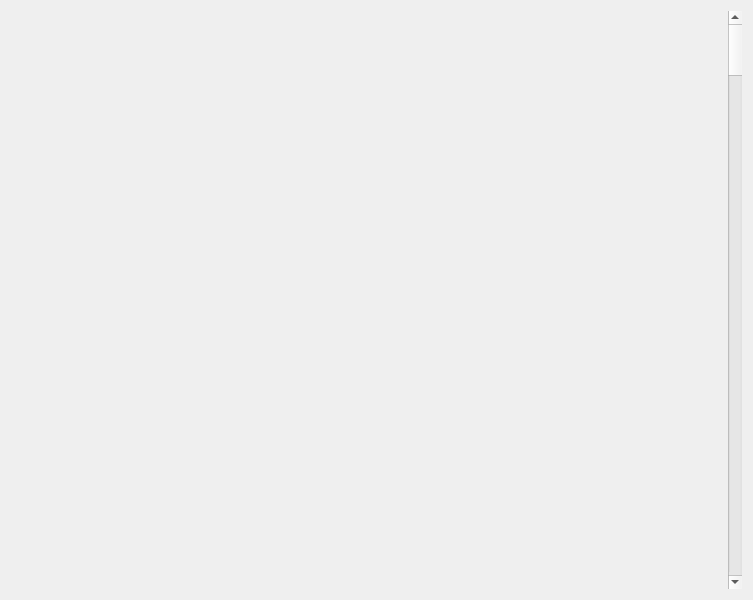
<?xml version="1.0" encoding="UTF-8"?>
<ui version="4.0">
 <class>EditorHex</class>
 <widget class="QDialog" name="EditorHex">
  <property name="geometry">
   <rect>
    <x>0</x>
    <y>0</y>
    <width>753</width>
    <height>600</height>
   </rect>
  </property>
  <property name="minimumSize">
   <size>
    <width>500</width>
    <height>500</height>
   </size>
  </property>
  <property name="maximumSize">
   <size>
    <width>70000</width>
    <height>70000</height>
   </size>
  </property>
  <property name="font">
   <font>
    <family>Sans Serif</family>
   </font>
  </property>
  <property name="windowTitle">
   <string>EditorHex</string>
  </property>
  <property name="sizeGripEnabled">
   <bool>false</bool>
  </property>
  <property name="modal">
   <bool>false</bool>
  </property>
  <layout class="QVBoxLayout" name="verticalLayout">
   <item alignment="Qt::AlignRight">
    <widget class="QScrollBar" name="m_scrollBar">
     <property name="orientation">
      <enum>Qt::Vertical</enum>
     </property>
    </widget>
   </item>
  </layout>
 </widget>
 <layoutdefault spacing="6" margin="11"/>
 <resources/>
 <connections/>
</ui>
